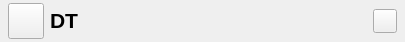
<?xml version="1.0" encoding="UTF-8"?>
<ui version="4.0">
 <class>DTTitleBarCut</class>
 <widget class="QWidget" name="DTTitleBarCut">
  <property name="geometry">
   <rect>
    <x>0</x>
    <y>0</y>
    <width>405</width>
    <height>40</height>
   </rect>
  </property>
  <property name="windowTitle">
   <string>Form</string>
  </property>
  <property name="styleSheet">
   <string notr="true"/>
  </property>
  <layout class="QHBoxLayout" name="horizontalLayout">
   <property name="spacing">
    <number>0</number>
   </property>
   <property name="leftMargin">
    <number>0</number>
   </property>
   <property name="topMargin">
    <number>0</number>
   </property>
   <property name="rightMargin">
    <number>0</number>
   </property>
   <property name="bottomMargin">
    <number>0</number>
   </property>
   <item>
    <widget class="QFrame" name="TitleBarFrame">
     <property name="styleSheet">
      <string notr="true"/>
     </property>
     <layout class="QHBoxLayout" name="horizontalLayout_2">
      <property name="spacing">
       <number>6</number>
      </property>
      <property name="leftMargin">
       <number>8</number>
      </property>
      <property name="topMargin">
       <number>3</number>
      </property>
      <property name="rightMargin">
       <number>8</number>
      </property>
      <property name="bottomMargin">
       <number>3</number>
      </property>
      <item>
       <widget class="QPushButton" name="title_icon">
        <property name="sizePolicy">
         <sizepolicy hsizetype="Fixed" vsizetype="Fixed">
          <horstretch>0</horstretch>
          <verstretch>0</verstretch>
         </sizepolicy>
        </property>
        <property name="minimumSize">
         <size>
          <width>36</width>
          <height>36</height>
         </size>
        </property>
        <property name="maximumSize">
         <size>
          <width>36</width>
          <height>36</height>
         </size>
        </property>
        <property name="styleSheet">
         <string notr="true">QPushButton:hover{
	background-color: rgba(255, 255, 255, 0);
}
QPushButton:pressed {	
	background-color: rgba(255, 255, 255, 0);
}</string>
        </property>
        <property name="text">
         <string/>
        </property>
        <property name="icon">
         <iconset resource="../DT.qrc">
          <normaloff>:/icon/holoicon1.ico</normaloff>:/icon/holoicon1.ico</iconset>
        </property>
        <property name="iconSize">
         <size>
          <width>36</width>
          <height>36</height>
         </size>
        </property>
       </widget>
      </item>
      <item>
       <widget class="DTTitleLabel" name="label_titlebar">
        <property name="sizePolicy">
         <sizepolicy hsizetype="MinimumExpanding" vsizetype="Fixed">
          <horstretch>0</horstretch>
          <verstretch>0</verstretch>
         </sizepolicy>
        </property>
        <property name="font">
         <font>
          <family>Segoe UI</family>
          <pointsize>16</pointsize>
          <weight>75</weight>
          <italic>false</italic>
          <bold>true</bold>
          <stylestrategy>PreferDefault</stylestrategy>
          <kerning>true</kerning>
         </font>
        </property>
        <property name="text">
         <string>DT</string>
        </property>
       </widget>
      </item>
      <item>
       <widget class="QPushButton" name="btn_close">
        <property name="sizePolicy">
         <sizepolicy hsizetype="Fixed" vsizetype="Fixed">
          <horstretch>0</horstretch>
          <verstretch>0</verstretch>
         </sizepolicy>
        </property>
        <property name="minimumSize">
         <size>
          <width>24</width>
          <height>24</height>
         </size>
        </property>
        <property name="maximumSize">
         <size>
          <width>24</width>
          <height>24</height>
         </size>
        </property>
        <property name="styleSheet">
         <string notr="true"/>
        </property>
        <property name="text">
         <string/>
        </property>
        <property name="icon">
         <iconset resource="../DT.qrc">
          <normaloff>:/icon/white/white_x.svg</normaloff>:/icon/white/white_x.svg</iconset>
        </property>
        <property name="iconSize">
         <size>
          <width>24</width>
          <height>24</height>
         </size>
        </property>
       </widget>
      </item>
     </layout>
    </widget>
   </item>
  </layout>
 </widget>
 <customwidgets>
  <customwidget>
   <class>DTTitleLabel</class>
   <extends>QLabel</extends>
   <header>DTWidget.DTTitleLabel</header>
  </customwidget>
 </customwidgets>
 <resources>
  <include location="../DT.qrc"/>
 </resources>
 <connections/>
</ui>
